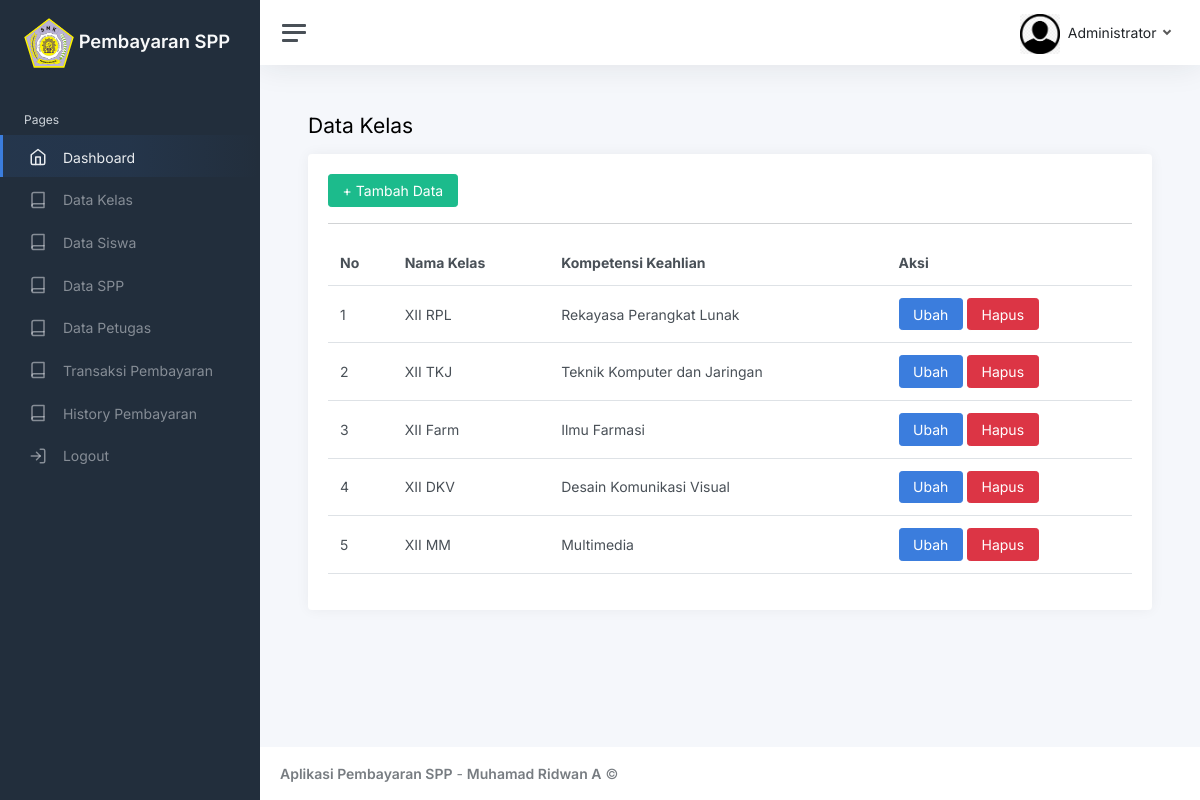
/index.php?page=kelas (signed in), run on the app's committed database.
### tables this page shows
CREATE TABLE `kelas` (
  `id_kelas` int(11) NOT NULL,
  `nama_kelas` varchar(10) DEFAULT NULL,
  `kompetensi_keahlian` varchar(50) DEFAULT NULL
);

### kelas.php (the view)
<h1 class="h3 mb-3">Data Kelas</h1>
<div class="row">
	<div class="col-12">
		<div class="card">
			<div class="card-body">
                <a href="?page=kelas_tambah" class="btn btn-success">+ Tambah Data</a><hr>
                <table class="table">
                    <tr>
                        <th>No</th>
                        <th>Nama Kelas</th>
                        <th>Kompetensi Keahlian</th>
                        <th>Aksi</th>
                    </tr>
                    <?php
                    $i = 1;
                    $query = mysqli_query($koneksi, "SELECT*FROM kelas");
                    while ($data = mysqli_fetch_array($query)) {
                        ?>
                        <tr>
                            <td><?php echo $i; ?></td>
                            <td><?php echo $data['nama_kelas']; ?></td>
                            <td><?php echo $data['kompetensi_keahlian']; ?></td>
                            <td>
                                <a href="?page=kelas_ubah&id=<?php echo $data['id_kelas']; ?>" class="btn btn-primary">Ubah</a>
                                <a href="?page=kelas_hapus&id=<?php echo $data['id_kelas']; ?>" class="btn btn-danger">Hapus</a>
                            </td>
                        </tr>
                        <?php
                        $i++;
                    }
                    ?>
                </table>
			</div>
		</div>
	</div>
</div>

### data on the page
kelas: nama_kelas "XII RPL", kompetensi_keahlian "Rekayasa Perangkat Lunak"
kelas: nama_kelas "XII TKJ", kompetensi_keahlian "Teknik Komputer dan Jaringan"
kelas: nama_kelas "XII Farm", kompetensi_keahlian "Ilmu Farmasi"
kelas: nama_kelas "XII DKV", kompetensi_keahlian "Desain Komunikasi Visual"
kelas: nama_kelas "XII MM", kompetensi_keahlian "Multimedia"

### other printed values
$_SESSION['user']['nama_petugas'] "Administrator"
